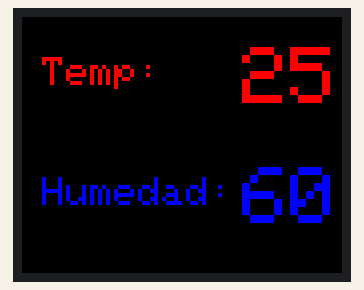
Simulated run of this sketch. Board: Arduino Uno, built with avr-gcc and run on an emulated ATmega328P. On the bench: 160×128 colour display.

Above: at 0.1 s.

The sketch:

TFTDisplayText.ino
```cpp
#include <TFT.h>  // Arduino LCD library
#include <SPI.h>

// Definición de pines para Arduino Uno
#define cs   10
#define dc   9
#define rst  8

// Crear instancia de la librería
TFT TFTscreen = TFT(cs, dc, rst);

void setup() {
  // Iniciar pantalla TFT
  TFTscreen.begin();

  // Limpiar pantalla con fondo negro
  TFTscreen.background(0, 0, 0);
}

void loop() {
  // Valores fijos de ejemplo
  int temperatura = 25;  // °C
  int humedad = 60;      // %

  // Limpiar pantalla
  TFTscreen.background(0, 0, 0);

  // Mostrar "Temperatura" en rojo
  TFTscreen.stroke(255, 0, 0);
  TFTscreen.setTextSize(2);
  TFTscreen.text("Temp:", 10, 20);

  // Mostrar valor de temperatura en grande
  TFTscreen.setTextSize(4);
  TFTscreen.text(String(temperatura).c_str(), 110, 15);
  TFTscreen.text(" C", 140, 15);

  // Mostrar "Humedad" en azul
  TFTscreen.stroke(0, 0, 255);
  TFTscreen.setTextSize(2);
  TFTscreen.text("Humedad:", 10, 80);

  // Mostrar valor de humedad en grande
  TFTscreen.setTextSize(4);
  TFTscreen.text(String(humedad).c_str(), 110, 75);
  TFTscreen.text(" %", 170, 75);

  // Esperar 1 segundo antes de actualizar
  delay(1000);
}
```
